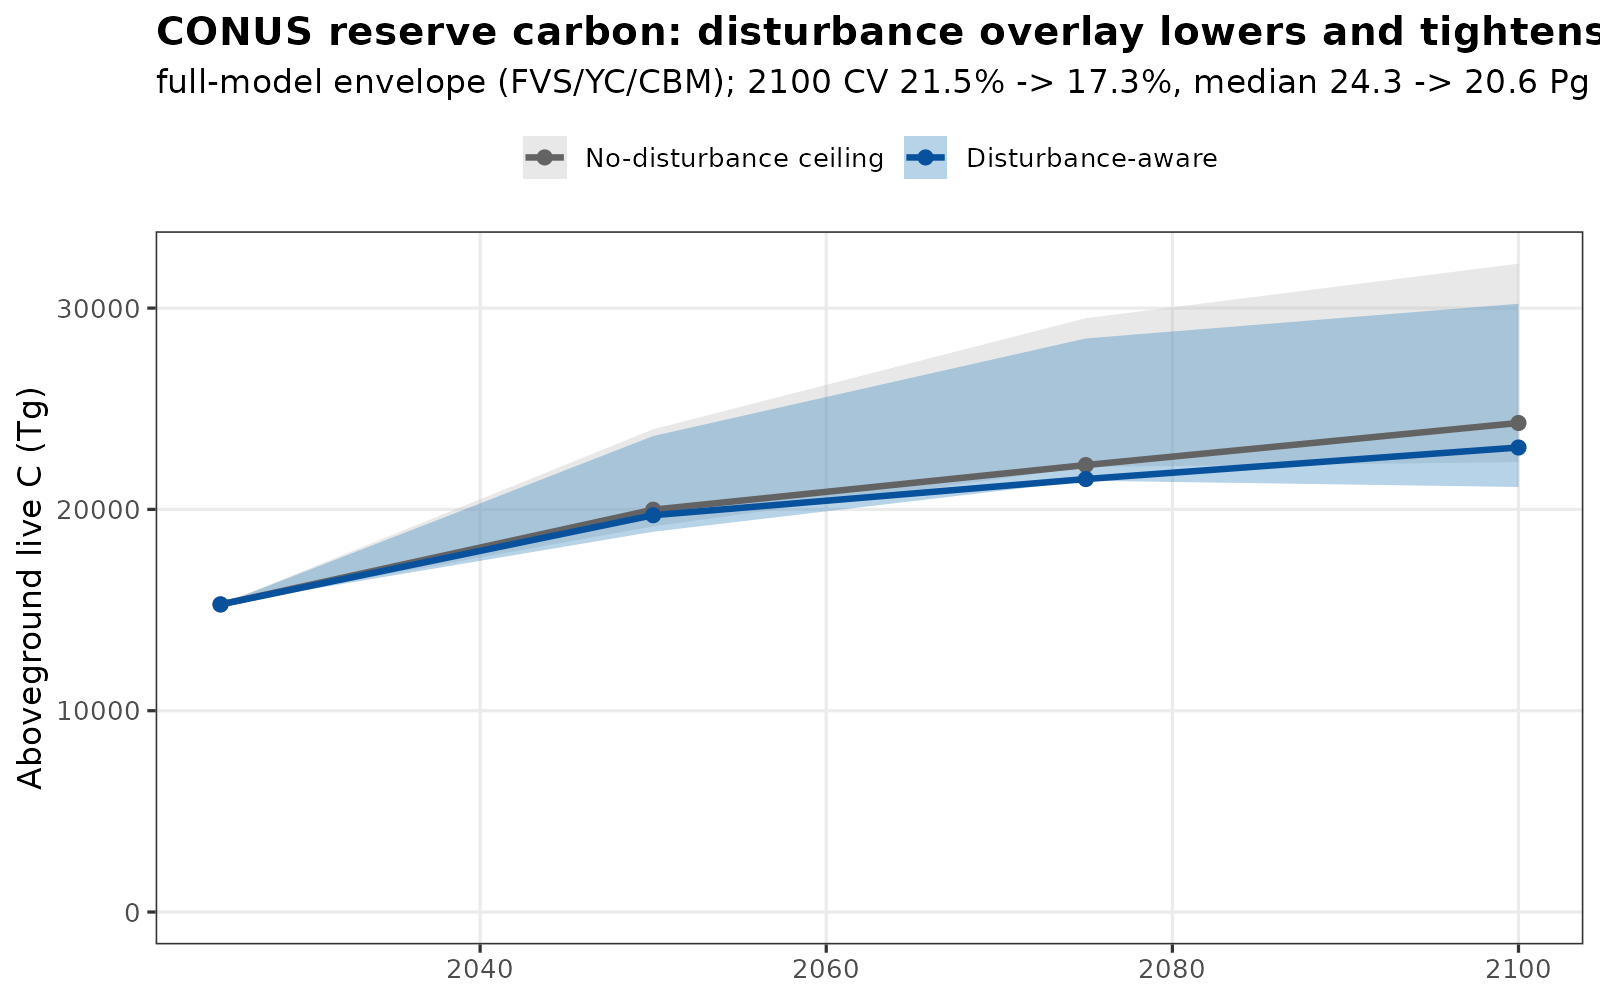

Source code (R):
#!/usr/bin/env Rscript
# fig_disturbance_compare.R - CONUS reserve carbon: no-disturbance ceiling vs the
# disturbance-aware overlay. Shows the overlay lowers the central estimate and
# narrows the inter-model envelope (the divergence lived in the no-disturbance ceiling).
suppressPackageStartupMessages({library(data.table); library(ggplot2)})
FIA <- "/fs/scratch/PUOM0008/crsfaaron/FIA"
nd <- fread(file.path(FIA,"uncertainty_conus.csv"))[, set:="No-disturbance ceiling"]
di <- fread(file.path(FIA,"uncertainty_conus_disturbed.csv"))[, set:="Disturbance-aware"]
d <- rbind(nd, di, fill=TRUE)
d[, set:=factor(set, levels=c("No-disturbance ceiling","Disturbance-aware"))]
theme_pub <- theme_bw(base_size=12) +
  theme(panel.grid.minor=element_blank(), legend.position="top",
        legend.title=element_blank(), plot.title=element_text(face="bold"))
p <- ggplot(d, aes(year)) +
  geom_ribbon(aes(ymin=lo, ymax=hi, fill=set), alpha=.35) +
  geom_line(aes(y=ensemble_median, colour=set), linewidth=1.1) +
  geom_point(aes(y=ensemble_median, colour=set), size=2) +
  scale_fill_manual(values=c("No-disturbance ceiling"="#bdbdbd","Disturbance-aware"="#3182bd")) +
  scale_colour_manual(values=c("No-disturbance ceiling"="#636363","Disturbance-aware"="#08519c")) +
  scale_y_continuous(limits=c(0,NA)) +
  labs(title="CONUS reserve carbon: disturbance overlay lowers and tightens the projection",
       subtitle="full-model envelope (FVS/YC/CBM); 2100 CV 21.5% -> 17.3%, median 24.3 -> 20.6 Pg C",
       x=NULL, y="Aboveground live C (Tg)") + theme_pub
ggsave(file.path(FIA,"fig_disturbance_compare.png"), p, width=8, height=5, dpi=200)
cat("figure written\n")
